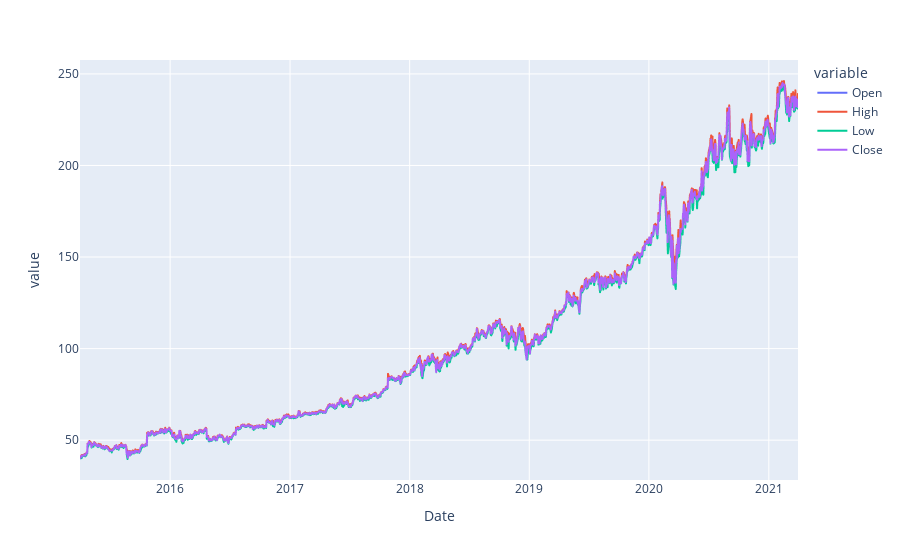

The code cell stored with this chart in its notebook:
### Code cell
aggregate_fig = px.line(df, x='Date', y=df.columns[1:-1])
aggregate_fig.show()

### Figure 1 — Plotly figure (JSON) as saved in the notebook; plotly's stock layout.template omitted (floating-point values rounded to 4 significant figures; data arrays with more than 128 entries replaced by an {"elided": "..."} marker saying what was removed)
{"data": [{"hovertemplate": "variable=Open<br>Date=%{x}<br>value=%{y}<extra></extra>", "legendgroup": "Open", "line": {"color": "#636efa", "dash": "solid"}, "mode": "lines", "name": "Open", "showlegend": true, "type": "scattergl", "x": {"elided": "1511 str values"}, "xaxis": "x", "y": {"elided": "1511 float values"}, "yaxis": "y"}, {"hovertemplate": "variable=High<br>Date=%{x}<br>value=%{y}<extra></extra>", "legendgroup": "High", "line": {"color": "#EF553B", "dash": "solid"}, "mode": "lines", "name": "High", "showlegend": true, "type": "scattergl", "x": {"elided": "1511 str values"}, "xaxis": "x", "y": {"elided": "1511 float values"}, "yaxis": "y"}, {"hovertemplate": "variable=Low<br>Date=%{x}<br>value=%{y}<extra></extra>", "legendgroup": "Low", "line": {"color": "#00cc96", "dash": "solid"}, "mode": "lines", "name": "Low", "showlegend": true, "type": "scattergl", "x": {"elided": "1511 str values"}, "xaxis": "x", "y": {"elided": "1511 float values"}, "yaxis": "y"}, {"hovertemplate": "variable=Close<br>Date=%{x}<br>value=%{y}<extra></extra>", "legendgroup": "Close", "line": {"color": "#ab63fa", "dash": "solid"}, "mode": "lines", "name": "Close", "showlegend": true, "type": "scattergl", "x": {"elided": "1511 str values"}, "xaxis": "x", "y": {"elided": "1511 float values"}, "yaxis": "y"}], "layout": {"legend": {"title": {"text": "variable"}, "tracegroupgap": 0}, "margin": {"t": 60}, "xaxis": {"anchor": "y", "domain": [0, 1], "title": {"text": "Date"}}, "yaxis": {"anchor": "x", "domain": [0, 1], "title": {"text": "value"}}}}
